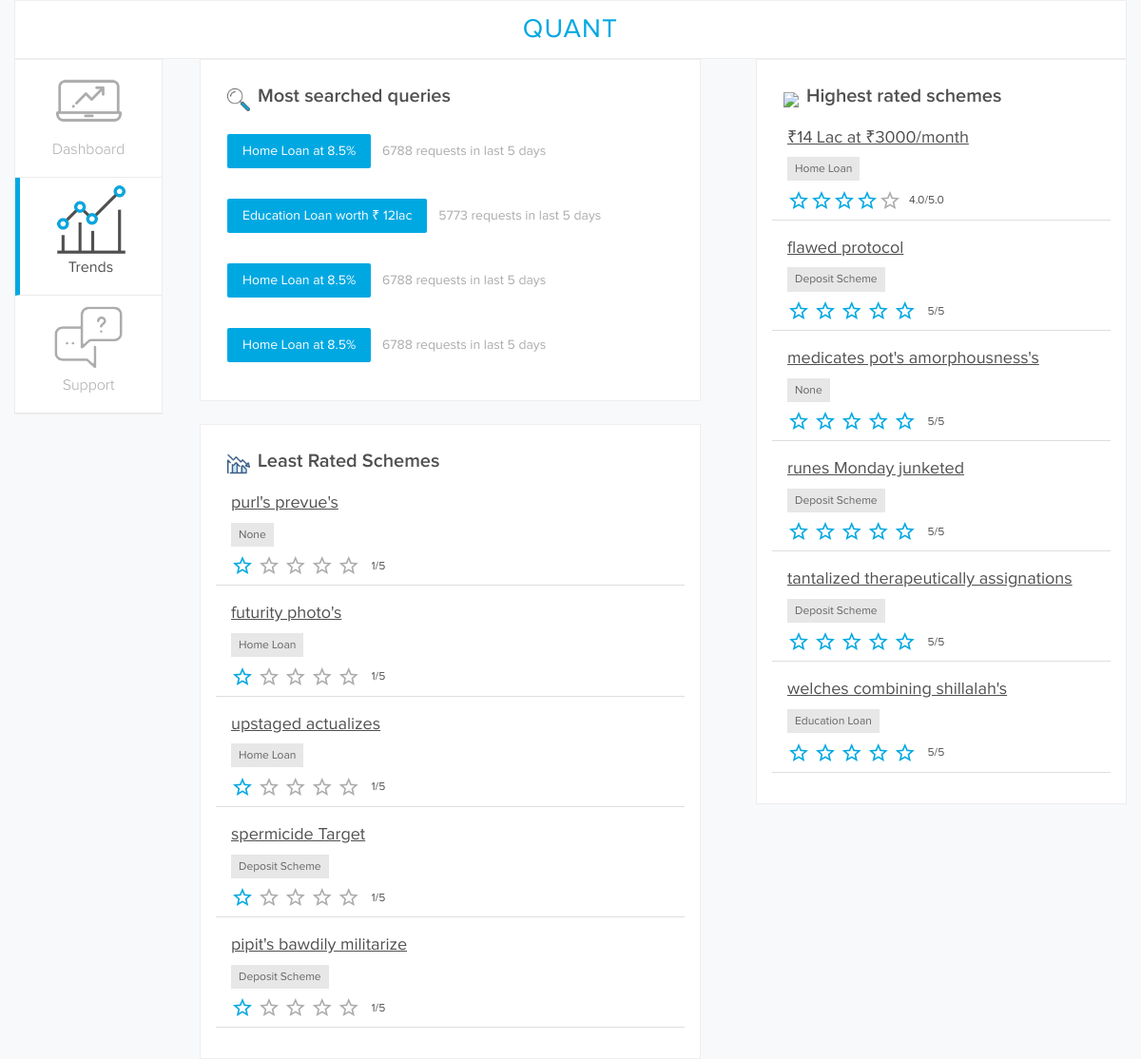
Screenshot of /bank/trends with the database file from the repository.
### models.py (models this page shows, shortened)
class Review(db.Model):
    __tablename__ = "review"
    id = db.Column(db.Integer, primary_key=True, autoincrement=True)
    created_at = db.Column(db.DateTime, default=datetime.now())
    userid = db.Column(db.Integer, db.ForeignKey('user.id'))
    productid = db.Column(db.String(2), db.ForeignKey('product.id'))
    rating = db.Column(db.Integer, nullable=False)
    title = db.Column(db.String(100), nullable=False)
    comment = db.Column(db.String(500))
    user = relationship("User")
    product = relationship("Product")
    __table_args__ = (
        sqlalchemy.UniqueConstraint("userid", "productid", name="unique_review"),
    )
    @property
    def stars(self):
        return round(float(self.rating))

class Product(db.Model):
    __tablename__ = "product"
    id = db.Column(db.Integer, primary_key=True, autoincrement=True)
    name = db.Column(db.String(50), nullable=False)
    category = db.Column(db.Integer, nullable=False)
    @property
    def product_category(self):
        if self.category == ProductEnum.homeloan.value:
            return "Home Loan"
        elif self.category == ProductEnum.eduloan.value:
            return "Education Loan"
        elif self.category == ProductEnum.deposit_1.value:
            return "Deposit Scheme"

### __init__.py (the view)
@app.route("/bank/trends")
def bank_trends():
    top_rated = Review.query.order_by(sqlalchemy.desc(Review.rating)).limit(5).all()
    least_rated = Review.query.order_by(sqlalchemy.asc(Review.rating)).limit(5).all()
    print(len(top_rated), len(least_rated))
    return render_template("bank-trends.html", top_rated=top_rated, least_rated=least_rated)

### templates/bank-trends.html (shortened to what this page needs)
{% extends "bank_base.html" %}
{% block main_content %}
<div class="col-sm-4" id="trends">
    <div class="trend-card">
        <h1><img src={{ url_for("static", filename="icons/favorites.png") }}>Highest rated schemes</h1>
        <div class="trend-list">
            <a href="#">₹14 Lac at  ₹3000/month</a>
            <br>
            <button>Home Loan</button>
            <div id="ratings">
                <div id="stars"><i class="material-icons given">star_border</i><i class="material-icons given">star_border</i><i class="material-icons given">star_border</i><i class="material-icons given">star_border</i><i class="material-icons ngiven">star_border</i><span>4.0/5.0</span></div>
            </div>
        </div>
        {% for rev in top_rated %}
        <div class="trend-list">
            <a href="/product/{{ rev.product.id }}" id="name">{{ rev.product.name }}</a>
            <br>
            <button>{{ rev.product.product_category }}</button>
            <div id="ratings">
                <div id="stars">
                {% for i in range(rev.stars) %}
                    <i class="material-icons given">star_border</i>
                {% endfor %}
                <span>{{ rev.rating }}/5</span>
                </div>
            </div>
        </div>
        {% endfor %}
    </div>
</div>
<div class="col-sm-6" id="query">
    <h1><img src={{ url_for("static", filename="icons/search.png") }}>Most searched queries</h1>
    <div class="trends-card" id="top-search">
        <button class="squery">Home Loan at 8.5%</button>
        <span>6788 requests in last 5 days</span>
    </div>
    <div class="trends-card" id="top-search">
        <button class="squery">Education Loan worth ₹ 12lac</button>
        <span>5773 requests in last 5 days</span>
    </div>
    <div class="trends-card" id="top-search">
        <button class="squery">Home Loan at 8.5%</button>
        <span>6788 requests in last 5 days</span>
    </div>
    <div class="trends-card" id="top-search">
        <button class="squery">Home Loan at 8.5%</button>
        <span>6788 requests in last 5 days</span>
    </div>
</div>
<div class="col-sm-6" id="debate">
    <h1><img src={{ url_for("static", filename="icons/loss.png") }}>Least Rated Schemes</h1>
    {% for rev in least_rated %}
    <div class="trend-list">
        <a href="/product/{{ rev.product.id }}" id="name">{{ rev.product.name }}</a>
        <br>
        <button>{{ rev.product.product_category }}</button>
        <div id="ratings">
            <div id="stars">
            {% for i in range(rev.stars) %}
                <i class="material-icons given">star_border</i>
            {% endfor %}
            {% for i in range(5 - rev.stars) %}
                <i class="material-icons ngiven">star_border</i>
            {% endfor %}
            <span>{{ rev.rating }}/5</span>
            </div>
        </div>
    </div>
    {% endfor %}
</div>
{% endblock %}
{% block static_files %}
<link rel="stylesheet" href={{ url_for("static", filename="bootstrap.min.css") }}>
<link rel="stylesheet" href={{ url_for("static", filename="index.css") }}>
<link rel="stylesheet" href={{ url_for("static", filename="bank.css") }}>
{% endblock %}

### static/index.css (style rules this page uses)
:root { --sapphire-blue: #00A8E2; }
body { background-color: #F7F9FA; }
#stars { margin-left: 16px; }
#stars>span { font-family: ProximaNova-Regular; font-size: 12px; color: #505050; padding-left: 8px; }
.given { color: #00A8E2; }
.ngiven { color: #ACACAC; }
.material-icons { vertical-align: middle; }

### static/bank.css (style rules this page uses)
#debate { margin-top: 24px; }
.trend-card>h1>img,#query>h1>img,#debate>h1>img { height: 24px; margin-right: 8px; }
#trends { padding: 0; float: right; }
#query,.trend-card,#debate { background-color: #fff; border: 1px solid #EFEDEE; padding: 24px 16px; }
#query,#debate { width: 45%; }
#query>h1, #top-search>h1,#debate>h1,.trend-card>h1 { font-weight: normal; font-family: ProximaNova-Semibold; font-size: 20px; color: #505050; margin: 0; padding: 0; margin-left: 12px; vertical-align: middle; margin-bottom: 8px; }
.trend-list>button { font-family: ProximaNova-Regular; font-size: 12px; color: #666666; padding: 4px 8px; border: none; background: #E7E7E7; margin-bottom: 8px; margin-left: 16px; margin-top: 8px; }
.trend-list>a { font-family: ProximaNova-Regular; font-size: 18px; color: #505050; letter-spacing: 0; text-decoration: underline; cursor: pointer; margin-left: 16px; transition-property: all; transition-duration: 0.1s; transition-timing-function: ease-out; }
.trends-card { margin-bottom: 16px; }
.trend-list { padding: 8px 0px; border-bottom: 1px solid #dedede; margin-bottom: 8px; }
.squery { margin-top: 16px; margin-left: 12px; background-color: #00A8E2; padding: 8px 16px; border: none; color: white; font-family: ProximaNova-Regular; border-radius: 2px; transition-property: all; transition-duration: 0.2s; transition-timing-function: ease-in-out; }
.trends-card>span { font-family: ProximaNova-Regular; color: #acacac; margin-left: 8px; }

### rows the page displays
Review: product.name "flawed protocol", product.product_category "Deposit Scheme", rating "5"
Review: product.name "medicates pot's amorphousness's", product.product_category "None", rating "5"
Review: product.name "runes Monday junketed", product.product_category "Deposit Scheme", rating "5"
Review: product.name "tantalized therapeutically assignations", product.product_category "Deposit Scheme", rating "5"
Review: product.name "welches combining shillalah's", product.product_category "Education Loan", rating "5"
Review: product.name "purl's prevue's", product.product_category "None", rating "1"
Review: product.name "futurity photo's", product.product_category "Home Loan", rating "1"
Review: product.name "upstaged actualizes", product.product_category "Home Loan", rating "1"
Review: product.name "spermicide Target", product.product_category "Deposit Scheme", rating "1"
Review: product.name "pipit's bawdily militarize", product.product_category "Deposit Scheme", rating "1"
